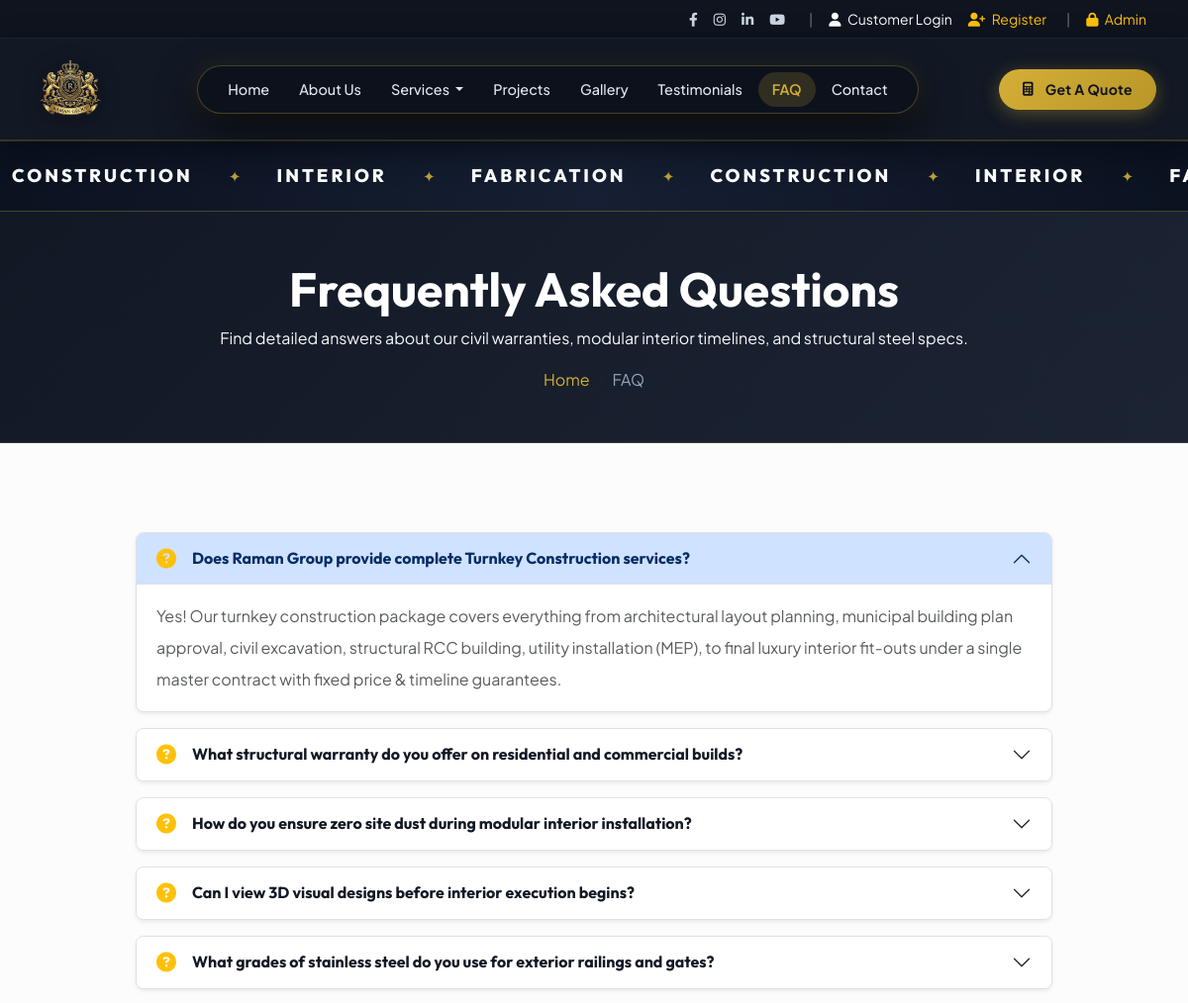
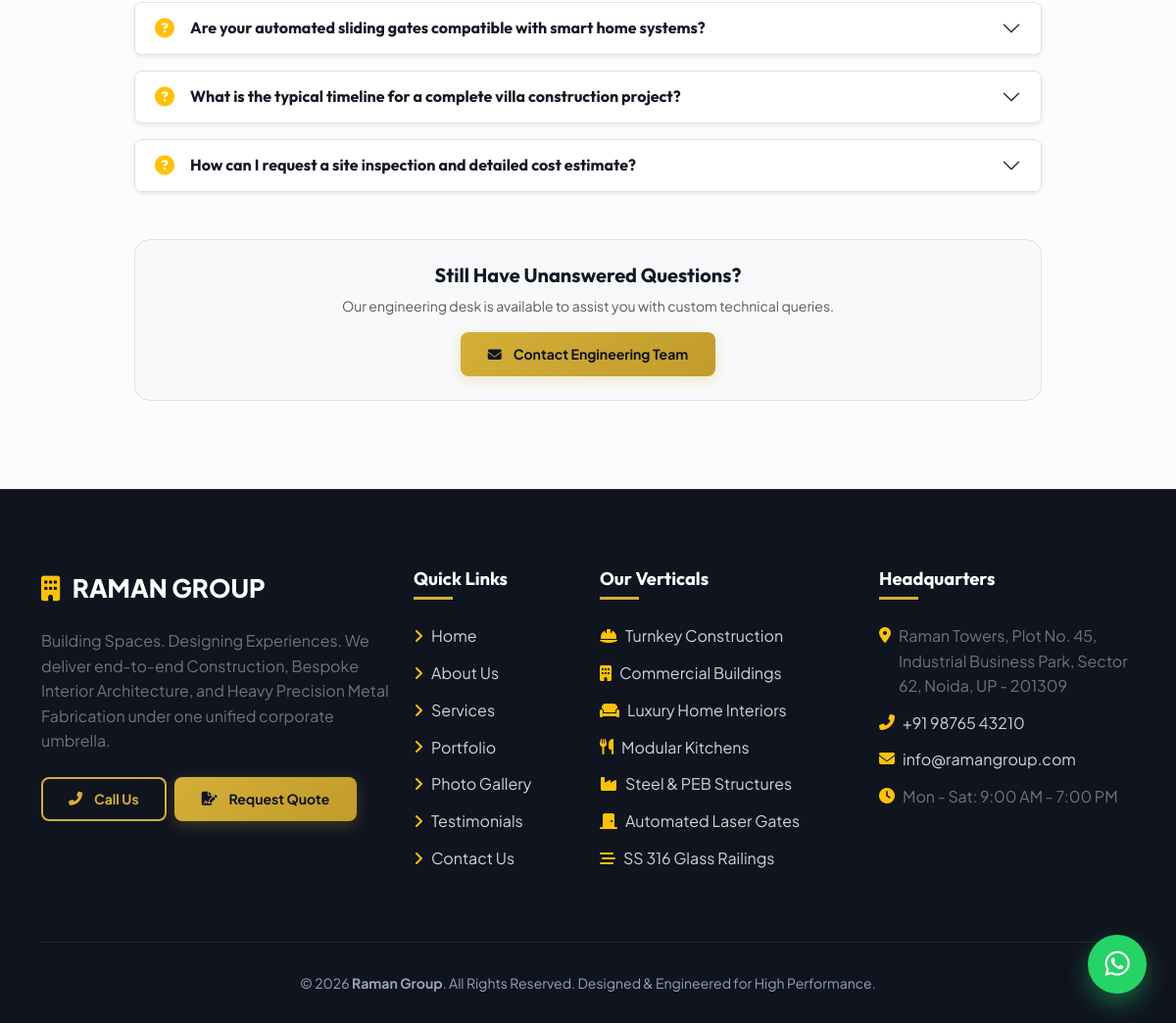
The app's page /faq.php with its own data (2 pictures, top to bottom).
### tables this page shows
CREATE TABLE faqs (
    id INT AUTO_INCREMENT PRIMARY KEY,
    category_id INT DEFAULT NULL,
    question VARCHAR(255) NOT NULL,
    answer TEXT NOT NULL,
    sort_order INT DEFAULT 0,
    is_active TINYINT(1) DEFAULT 1,
    created_at TIMESTAMP DEFAULT CURRENT_TIMESTAMP,
    FOREIGN KEY (category_id) REFERENCES service_categories(id) ON DELETE SET NULL
);

### includes/functions.php (called while the page is built, shortened)
<?php
function e($string) {
    return htmlspecialchars($string ?? '', ENT_QUOTES, 'UTF-8');
}

### faq.php (the view, shortened to what this page needs)
<?php
require_once __DIR__ . '/includes/functions.php';
$db = getDB();
$stmt = $db->query("SELECT * FROM faqs WHERE is_active = 1 ORDER BY sort_order ASC");
$faqs = $stmt->fetchAll();
require_once __DIR__ . '/includes/header.php';
require_once __DIR__ . '/includes/navbar.php';
?>
<div class="breadcrumb-wrap text-center">
    <div class="container">
        <h1 class="text-white font-heading display-5 fw-bold mb-2">Frequently Asked Questions</h1>
        <p class="text-light max-w-600 mx-auto">Find detailed answers about our civil warranties, modular interior timelines, and structural steel specs.</p>
        <nav aria-label="breadcrumb">
            <ol class="breadcrumb justify-content-center mb-0 mt-3">
                <li class="breadcrumb-item"><a href="index.php">Home</a></li>
                <li class="breadcrumb-item active" aria-current="page">FAQ</li>
            </ol>
        </nav>
    </div>
</div>
<section class="section-padding">
    <div class="container">
        <div class="row justify-content-center">
            <div class="col-lg-10">
                <div class="accordion accordion-custom" id="mainFaqAccordion">
                    <?php foreach ($faqs as $idx => $faq): ?>
                        <div class="accordion-item mb-3 border rounded-3 overflow-hidden shadow-sm">
                            <h2 class="accordion-header" id="headingMain<?= $faq['id'] ?>">
                                <button class="accordion-button <?= $idx !== 0 ? 'collapsed' : '' ?> font-heading fw-bold fs-6 py-3" type="button" data-bs-toggle="collapse" data-bs-target="#collapseMain<?= $faq['id'] ?>" aria-expanded="<?= $idx === 0 ? 'true' : 'false' ?>" aria-controls="collapseMain<?= $faq['id'] ?>">
                                    <i class="fas fa-circle-question text-warning me-3 fs-5"></i> <?= e($faq['question']) ?>
                                </button>
                            </h2>
                            <div id="collapseMain<?= $faq['id'] ?>" class="accordion-collapse collapse <?= $idx === 0 ? 'show' : '' ?>" aria-labelledby="headingMain<?= $faq['id'] ?>" data-bs-parent="#mainFaqAccordion">
                                <div class="accordion-body text-muted lh-lg">
                                    <?= e($faq['answer']) ?>
                                </div>
                            </div>
                        </div>
                    <?php endforeach; ?>
                </div>
                <div class="p-4 bg-light rounded-4 border text-center mt-5">
                    <h5 class="font-heading fw-bold mb-2">Still Have Unanswered Questions?</h5>
                    <p class="text-muted small mb-3">Our engineering desk is available to assist you with custom technical queries.</p>
                    <a href="contact.php" class="btn btn-gold btn-sm"><i class="fas fa-envelope me-1"></i> Contact Engineering Team</a>
                </div>
            </div>
        </div>
    </div>
</section>
<?php require_once __DIR__ . '/includes/footer.php'; ?>

### assets/css/style.css (style rules this page uses)
:root { --bg-dark: #121824; --bg-dark-card: #1a2234; --bg-dark-surface: #0f141f; --primary-gold: #d4af37; --primary-gold-hover: #b89628; --gold-glow: rgba(212, 175, 55, 0.25); --text-main: #1e293b; --text-muted: #64748b; --text-light: #f8fafc; --card-shadow: 0 10px 30px rgba(0, 0, 0, 0.08); --hover-shadow: 0 20px 40px rgba(0, 0, 0, 0.15); --radius-sm: 8px; --radius-md: 14px; --radius-lg: 20px; --transition: all 0.35s cubic-bezier(0.4, 0, 0.2, 1); }
body { font-family: 'Plus Jakarta Sans', sans-serif; color: var(--text-main); background-color: #fcfcfd; overflow-x: hidden; line-height: 1.6; }
h1, h2, h3, h4, h5, h6, .font-heading { font-family: 'Outfit', sans-serif; font-weight: 700; color: var(--bg-dark); }
.btn-gold { background: linear-gradient(135deg, var(--primary-gold) 0%, #c29b2b 100%); color: #0f141f; font-weight: 700; padding: 12px 28px; border-radius: var(--radius-sm); border: none; box-shadow: 0 4px 15px var(--gold-glow); transition: var(--transition); display: inline-flex; align-items: center; justify-content: center; gap: 8px; }
.section-padding { padding: 90px 0; }
.breadcrumb-wrap { background: linear-gradient(135deg, var(--bg-dark) 0%, #1c2434 100%); padding: 50px 0; color: #ffffff; border-bottom: 1px solid rgba(212, 175, 55, 0.2); }
.breadcrumb-wrap .breadcrumb-item a { color: var(--primary-gold); text-decoration: none; }
.breadcrumb-wrap .breadcrumb-item.active { color: #94a3b8; }

### records on screen
faqs: question "Does Raman Group provide complete Turnkey Construction services?", answer "Yes! Our turnkey construction package covers everything from architectural layout planning, municipal building plan approval, civil excavation, structural RCC building, utility installation (MEP), to final luxury interior fit-outs under a single master contract with fixed price & timeline guarantees."
faqs: question "What structural warranty do you offer on residential and commercial builds?"
faqs: question "How do you ensure zero site dust during modular interior installation?"
faqs: question "Can I view 3D visual designs before interior execution begins?"
faqs: question "What grades of stainless steel do you use for exterior railings and gates?"
faqs: question "Are your automated sliding gates compatible with smart home systems?"
faqs: question "What is the typical timeline for a complete villa construction project?"
faqs: question "How can I request a site inspection and detailed cost estimate?"

### other values on screen
$address "Raman Towers, Plot No. 45, Industrial Business Park, Sector 62, Noida, UP - 201309"
$phone "+91 98765 43210"
$email "info@ramangroup.com"
